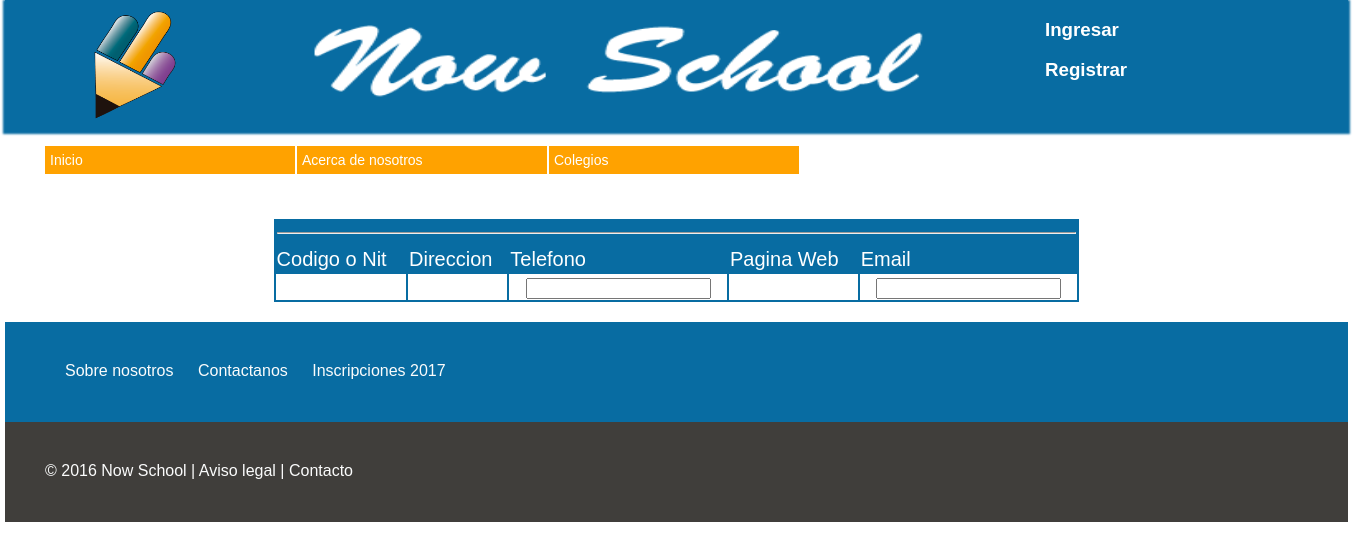
Page /ver_colegioadmin.php on the earlier database version.
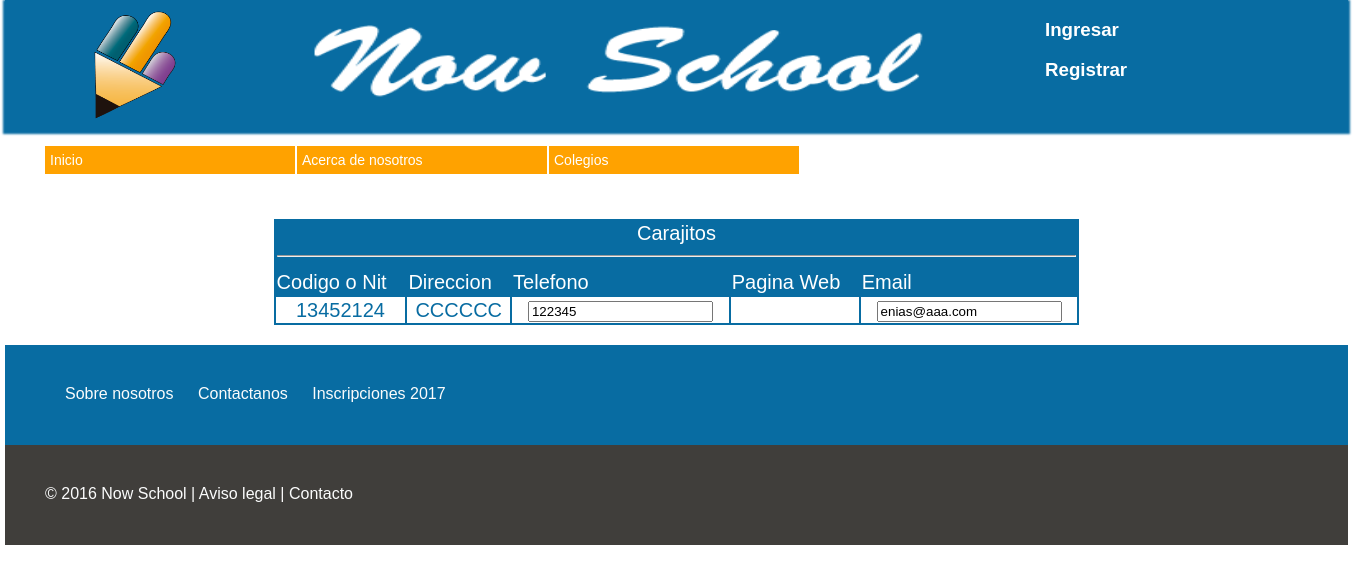
Same page on the later database version.
### tables this page shows
CREATE TABLE `colegios` (
  `id_colegio` int(11) NOT NULL AUTO_INCREMENT,
  `codigonit` int(15) DEFAULT NULL,
  `nombre` varchar(30) DEFAULT NULL,
  `direccion` varchar(50) DEFAULT NULL,
  `telefono` int(15) DEFAULT NULL,
  `pagina_web` varchar(30) DEFAULT NULL,
  `email` varchar(30) DEFAULT NULL,
  `id_localidad` int(11) NOT NULL,
  PRIMARY KEY (`id_colegio`)
);

### database/utilidades_sql.php (called while the page is built, shortened)
<?php
$MySqli = new MySqli (DB_HOST,DB_USER,DB_PASSWORD,DB_DATABASE);
mysqli_set_charset($MySqli, 'utf8');
function get_colegios ($colegios)
{
	global $MySqli;
	$sql = "SELECT * FROM colegios ORDER BY id_colegio DESC limit 1";
	return $MySqli -> query($sql);
}
 ?>

### ver_colegioadmin.php (the view)
<?php
include_once ('php/header.inc');
?>
<?php
include_once('database/utilidades_sql.php');
$result = get_colegios ($_SESSION['email']);
?>
<div id="contenedor_vista_colegio">
    <div class="vista_colegio"><br>
    <form method="POST" action="php/updatecolegio.php">
	    <table class="formatabla">
	    <tr>
		    <td colspan="5" align="center">
		  <?php
	    		$datos_colegios = $result -> fetch_assoc();
	    		echo $datos_colegios['nombre'];
	    		?>  <hr>
	    	</td>
	    </tr>
	    <tr>
	    	<td>Codigo o Nit</td>
	    	<td>Direccion</td>
	    	<td>Telefono</td>
	    	<td>Pagina Web</td>
	    	<td>Email</td>
	    </tr>
    <?php
        echo "<tr class='formatablatr0'>
           <td>".$datos_colegios['codigonit']. "</td>
           <td>".$datos_colegios['direccion'] ."</td>
	        <td><input name='telefono' value='".$datos_colegios['telefono']."'></td>
	        <td>".$datos_colegios['pagina_web']."</td>
			<td><input name='email' value='".$datos_colegios['email']."'></td>
		    </tr>";
?>
</table>
</form>
</div>
</div>
<?php
include_once ('php/footer.inc');
?>

Differences in the rows shown:
added colegios: nombre "Carajitos", codigonit "13452124", direccion "CCCCCC", telefono "122345", email "enias@aaa.com"
